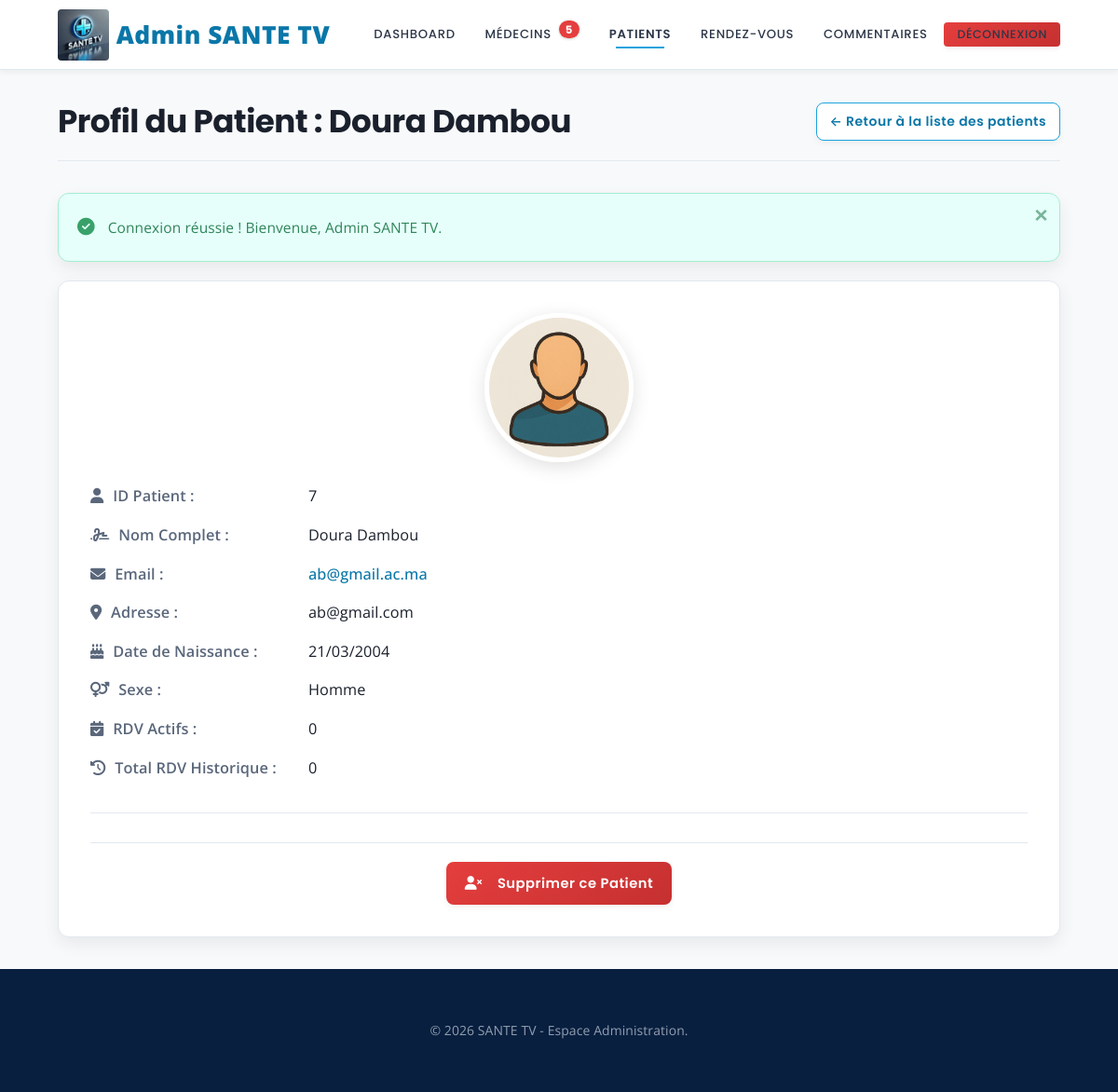
Screenshot of /admin/voir_patient.php?id=7 (signed in) with the database file from the repository.
### tables this page shows
CREATE TABLE `patients` (
  `id` int(11) NOT NULL,
  `nom` varchar(100) NOT NULL,
  `prenom` varchar(100) NOT NULL,
  `email` varchar(100) NOT NULL,
  `telephone` varchar(20) DEFAULT NULL,
  `adresse` varchar(255) DEFAULT NULL,
  `date_naissance` date DEFAULT NULL,
  `sexe` enum('Homme','Femme','Autre') DEFAULT NULL,
  `mot_de_passe` varchar(255) NOT NULL,
  `photo` varchar(255) DEFAULT NULL,
  `created_at` timestamp NOT NULL DEFAULT current_timestamp()
);

### admin/voir_patient.php (the view, shortened to what this page needs)
<?php
require '../php/db.php';
$patient_id_view_admin = (int) $_GET['id'];
$table_rdv_exists_view = $pdo->query("SHOW TABLES LIKE 'rendez_vous'")->rowCount() > 0;
$table_comments_exists_view = $pdo->query("SHOW TABLES LIKE 'commentaires'")->rowCount() > 0;
$table_medecins_exists_view = $pdo->query("SHOW TABLES LIKE 'medecins'")->rowCount() > 0;
$stmt_patient_details_admin = $pdo->prepare("SELECT * FROM patients WHERE id = ?");
$stmt_patient_details_admin->execute([$patient_id_view_admin]);
$patient_details_data_admin = $stmt_patient_details_admin->fetch(PDO::FETCH_ASSOC);
$nombre_rdv_patient_total = 0;
$nombre_rdv_patient_actifs = 0;
if ($table_rdv_exists_view) {
    try {
        $stmt_rdv_count_patient_total = $pdo->prepare("SELECT COUNT(*) FROM rendez_vous WHERE patient_id = ?");
        $stmt_rdv_count_patient_total->execute([$patient_id_view_admin]);
        $nombre_rdv_patient_total = (int)$stmt_rdv_count_patient_total->fetchColumn();
        $stmt_rdv_count_patient_actifs = $pdo->prepare("SELECT COUNT(*) FROM rendez_vous WHERE patient_id = ? AND statut IN ('en attente', 'confirmé') AND CONCAT(date_rdv, ' ', heure_rdv) >= NOW()");
        $stmt_rdv_count_patient_actifs->execute([$patient_id_view_admin]);
        $nombre_rdv_patient_actifs = (int)$stmt_rdv_count_patient_actifs->fetchColumn();
    } catch (PDOException $e) {
        error_log("Erreur comptage RDV pour patient ID $patient_id_view_admin (voir_patient): " . $e->getMessage());
    }
}
$flash_message_view_patient_admin = $_SESSION['flash_message'] ?? null;
$flash_type_view_patient_admin = $_SESSION['flash_type'] ?? '';
$nb_com_att_nav_view_pat_admin = 0;
$nb_med_att_nav_view_pat_admin = 0;
if ($table_comments_exists_view) {
    try { $nb_com_att_nav_view_pat_admin = $pdo->query("SELECT COUNT(*) FROM commentaires WHERE statut = 'en attente'")->fetchColumn(); }
    catch (PDOException $e) { error_log("Erreur comptage commentaires attente (voir_patient): " . $e->getMessage()); }
}
if ($table_medecins_exists_view) {
    try { $nb_med_att_nav_view_pat_admin = $pdo->query("SELECT COUNT(*) FROM medecins WHERE valide = 0")->fetchColumn(); }
    catch (PDOException $e) { error_log("Erreur comptage médecins attente (voir_patient): " . $e->getMessage()); }
}
?>
<!DOCTYPE html>
<html lang="fr">
<head>
    <link rel="stylesheet" href="../assets/css/styles.css">
    <link rel="stylesheet" href="https://cdnjs.cloudflare.com/ajax/libs/font-awesome/6.5.1/css/all.min.css">
</head>
<body class="admin-view-details-page">
<header class="site-header admin-header">
    <div class="container">
        <div class="logo-branding"><a href="dashboard_admin.php" title="Tableau de Bord Admin"><img src="../assets/images/logo1.png" alt="SANTE TV Logo" id="logo-img"><span class="site-title">Admin SANTE TV</span></a></div>
        <nav class="main-navigation admin-navigation" id="main-nav">
             <ul>
                <li><a href="dashboard_admin.php" class="nav-link">Dashboard</a></li>
                <li><a href="gestion_medecins.php" class="nav-link">Médecins <?php if($nb_med_att_nav_view_pat_admin > 0): ?><span class="badge-notification"><?= $nb_med_att_nav_view_pat_admin ?></span><?php endif; ?></a></li>
                <li><a href="gestion_patients.php" class="nav-link active">Patients</a></li>
                <li><a href="gestion_rdv.php" class="nav-link">Rendez-vous</a></li>
                <li><a href="gestion_commentaires.php" class="nav-link">Commentaires <?php if($nb_com_att_nav_view_pat_admin > 0): ?><span class="badge-notification"><?= $nb_com_att_nav_view_pat_admin ?></span><?php endif; ?></a></li>
                <li><a href="deconnexion_admin.php" class="nav-link btn btn-sm btn-danger">Déconnexion</a></li>
            </ul>
        </nav>
    </div>
</header>
<main class="main-content admin-page-container section-padding">
    <div class="container">
        <div class="page-header">
            <h1 class="page-main-title">
                Profil du Patient : <?= htmlspecialchars($patient_details_data_admin['prenom'] . ' ' . $patient_details_data_admin['nom']) ?>
            </h1>
            <a href="gestion_patients.php<?= !empty($_SERVER['HTTP_REFERER']) && strpos($_SERVER['HTTP_REFERER'], 'gestion_patients.php') !== false ? '?'.parse_url($_SERVER['HTTP_REFERER'], PHP_URL_QUERY) : '' ?>"
               class="btn btn-sm secondary-action">← Retour à la liste des patients</a>
        </div>
        <?php if ($flash_message_view_patient_admin): ?>
            <div class="alert alert-<?= htmlspecialchars($flash_type_view_patient_admin) ?> alert-dismissible">
                <?= htmlspecialchars($flash_message_view_patient_admin) ?>
                <button type="button" class="close-alert" data-dismiss="alert" aria-label="Fermer">×</button>
            </div>
        <?php endif; ?>
        <div class="profile-view-card card">
            <div class="text-center" style="margin-bottom: 1.5rem;">
                <img src="<?= $patient_details_data_admin['photo'] ? '../' . htmlspecialchars($patient_details_data_admin['photo']) : '../assets/images/placeholder-patient.png' ?>"
                     alt="Photo de <?= htmlspecialchars($patient_details_data_admin['prenom'] . ' ' . $patient_details_data_admin['nom']) ?>" class="profile-photo">
            </div>
            <dl class="profile-details-grid">
                <dt><i class="fas fa-user icon-left"></i>ID Patient :</dt>
                <dd><?= htmlspecialchars($patient_details_data_admin['id']) ?></dd>
                <dt><i class="fas fa-signature icon-left"></i>Nom Complet :</dt>
                <dd><?= htmlspecialchars($patient_details_data_admin['prenom'] . ' ' . $patient_details_data_admin['nom']) ?></dd>
                <dt><i class="fas fa-envelope icon-left"></i>Email :</dt>
                <dd><a href="mailto:<?= htmlspecialchars($patient_details_data_admin['email']) ?>"><?= htmlspecialchars($patient_details_data_admin['email']) ?></a></dd>
                <dt><i class="fas fa-map-marker-alt icon-left"></i>Adresse :</dt>
                <dd><?= htmlspecialchars($patient_details_data_admin['adresse'] ?? 'Non fournie') ?></dd>
                <dt><i class="fas fa-birthday-cake icon-left"></i>Date de Naissance :</dt>
                <dd><?= $patient_details_data_admin['date_naissance'] ? date('d/m/Y', strtotime($patient_details_data_admin['date_naissance'])) : '<span class="text-muted">Non fournie</span>' ?></dd>
                <dt><i class="fas fa-venus-mars icon-left"></i>Sexe :</dt>
                <dd><?= htmlspecialchars($patient_details_data_admin['sexe'] ?? 'Non fourni') ?></dd>
                <dt><i class="fas fa-calendar-check icon-left"></i>RDV Actifs :</dt>
                <dd><?= $nombre_rdv_patient_actifs ?>
                </dd>
                <dt><i class="fas fa-history icon-left"></i>Total RDV Historique :</dt>
                <dd><?= $nombre_rdv_patient_total ?>
                </dd>
            </dl>
            <hr style="margin: 2rem 0;">
            <div class="actions-toolbar text-center">
                 <a href="supprimer_patient.php?id=<?= $patient_details_data_admin['id'] ?>&return_url=<?= urlencode('gestion_patients.php' . (!empty($_SERVER['HTTP_REFERER']) && strpos($_SERVER['HTTP_REFERER'], 'gestion_patients.php') !== false ? '?'.parse_url($_SERVER['HTTP_REFERER'], PHP_URL_QUERY) : '')) ?>"
                    class="btn btn-danger"
                    onclick="return confirm('ATTENTION : La suppression de ce patient entraînera la suppression irréversible de tous ses rendez-vous et messages associés. Êtes-vous absolument sûr ?')">
                    <i class="fas fa-user-times icon-left"></i> Supprimer ce Patient
                </a>
            </div>
        </div>
    </div>
</main>
<footer class="site-footer admin-footer">
   <div class="container"><p class="copyright-text text-center">© <span id="footer-year"></span> SANTE TV - Espace Administration.</p></div>
</footer>
</body>
</html>

### rows the page displays
patients: prenom+nom "Doura Dambou", id "7", email "ab@gmail.ac.ma", adresse "ab@gmail.com", date_naissance "21/03/2004", sexe "Homme"

### other values shown
$nb_med_att_nav_view_pat_admin "5"
$flash_message_view_patient_admin "Connexion réussie ! Bienvenue, Admin SANTE TV."
$nombre_rdv_patient_actifs "0"
$nombre_rdv_patient_total "0"
